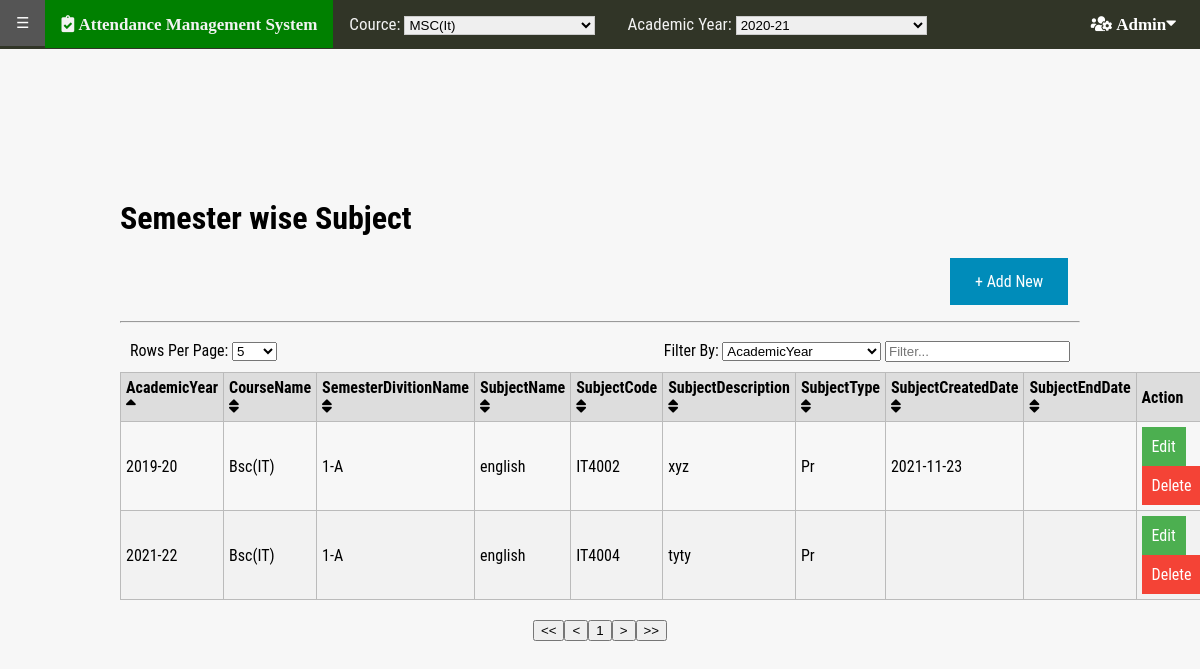
/Attendance/admin/semesterwisesubject.php (signed in), run on the app's committed database.
### tables this page shows
CREATE TABLE `tbl_semester_subject` (
  `SemesterSubjectID` int(11) NOT NULL,
  `CourseSemesterID` int(11) NOT NULL,
  `SubjectID` int(11) NOT NULL,
  `SubjectCode` varchar(10) NOT NULL,
  `SubjectDescription` varchar(50) NOT NULL,
  `SubjectType` varchar(3) NOT NULL,
  `SubjectCreatedDate` date DEFAULT NULL,
  `SubjectEndDate` date DEFAULT NULL
);

CREATE TABLE `tbl_academicyear` (
  `AcademicYearID` int(11) NOT NULL,
  `AcademicYear` varchar(7) NOT NULL,
  `AcademicYearCreatedAt` date NOT NULL,
  `AcademicYearEndAt` date DEFAULT NULL
);

CREATE TABLE `tbl_course` (
  `CourseID` int(11) NOT NULL,
  `CourseName` varchar(20) NOT NULL,
  `CourseDescription` varchar(50) NOT NULL,
  `CourseCreatedAt` date NOT NULL
);

CREATE TABLE `tbl_semester_divition` (
  `SemesterDivitionID` int(11) NOT NULL,
  `SemesterName` int(2) NOT NULL,
  `DivitionName` varchar(2) NOT NULL
);

CREATE TABLE `tbl_subject` (
  `SubjectID` int(11) NOT NULL,
  `SubjectName` varchar(20) NOT NULL
);

### Attendance/config.php (called while the page is built, shortened)
<?php
    class Database
    {
        public function connection()
        {
            $this->hostname="localhost";
            $this->username="urvish";
            $this->password="urvish";
            $this->database="attendance";
            $con=new mysqli($this->hostname,$this->username,$this->password,$this->database);
            if($con->connect_error)
            {
                return die("<br> Error:".$con->connect_error);
            }
            else
            {
                return  $con;
            }
        }
    }
?>

### Attendance/database/user.php (called while the page is built, shortened)
<?php
    include __DIR__.'/../config.php';
    class User extends Database
    {
        public function checkUserExistanceForAllPage($username,$password,$usertype)
	    {
            $q="select * from tbl_user where Username='$username' and Password='$password' and Usertype='$usertype' and UserDeletedAt IS NULL and UserStatus='1'";
            return $this->connection()->query($q);
        }
        public function encrypt($plainText)
        {
            $ciphering="AES-128-CTR";
            $option=0;
            $encryption_iv='1234567890123456';
            $encryption_key="hello";
            return openssl_encrypt($plainText,$ciphering,$encryption_key,$option,$encryption_iv);
        }
    }
?>

### Attendance/admin/semesterwisesubject.php (the view, shortened to what this page needs)
<?php
	include __DIR__.'/../database/user.php';
	$user=new User();
	$con=$user->connection();
	$rows=$user->checkUserExistanceForAllPage($_SESSION["username"],$_SESSION["password"],$_SESSION["usertype"]);
	if($rows->num_rows>0)
	{
	  	include 'header.php';
	}
	else
	{
	  echo "result 0";
	  header("location:/Attendance/index.php");
	}
?>
<!doctype html>
<html>
<head>
	<link href="https://www.jqueryscript.net/css/jquerysctipttop.css" rel="stylesheet" type="text/css">
	<link rel="stylesheet" href="https://maxcdn.bootstrapcdn.com/font-awesome/4.7.0/css/font-awesome.min.css">
</head>
<body>
	<div class="container">
		<header>
			<p>
			<h1>Semester wise Subject</h1>
			<a href="addsemesterwisesubject.php"> + Add New</a>
			</p>
			<hr>
		</header>
		<table class="tablemanager">
		<?php
		$q="SELECT
			tbl_semester_subject.*,
			tbl_subject.*,
			tbl_course_semester.*,
			tbl_academicyear.*,
			tbl_course.*,
			tbl_semester_divition.*
		FROM
			tbl_semester_subject
		INNER JOIN tbl_course_semester on tbl_semester_subject.CourseSemesterID=tbl_course_semester.CourseSemesterID
		INNER JOIN tbl_subject on tbl_semester_subject.SubjectID=tbl_subject.SubjectID
		INNER JOIN tbl_academicyear on tbl_course_semester.AcademicYearID=tbl_academicyear.AcademicYearID
		INNER JOIN tbl_course on tbl_course_semester.CourseID=tbl_course.CourseID
		INNER JOIN tbl_semester_divition on tbl_course_semester.SemesterDivitionID=tbl_semester_divition.SemesterDivitionID
		WHERE tbl_academicyear.AcademicYearEndAt is null and tbl_course_semester.SemesterEndDate is null";
        $result=$con->query($q);
        if($result->num_rows > 0)
        {
			echo "<thead>
					<tr>
                        <th>"."AcademicYear"."</th>
                        <th>"."CourseName"."</th>
                        <th>"."SemesterDivitionName"."</th>
                        <th>"."SubjectName"."</th>
                        <th>"."SubjectCode"."</th>
                        <th>"."SubjectDescription"."</th>
                        <th>"."SubjectType"."</th>
                        <th>"."SubjectCreatedDate"."</th>
                        <th>"."SubjectEndDate"."</th>
                    	<th>"."Action"."</th>
                    </tr>
					</thead>"
            	;
			echo "<tbody>";
            foreach($result as $row)
            {
				echo "<tr>".
                        "<td>".$row['AcademicYear']."</td>".
                        "<td>".$row['CourseName']."</td>".
                        "<td>".$row['SemesterName']."-".$row['DivitionName']."</td>".
                        "<td>".$row['SubjectName']."</td>".
                        "<td>".$row['SubjectCode']."</td>".
                        "<td>".$row['SubjectDescription']."</td>".
                        "<td>".$row['SubjectType']."</td>".
                        "<td>".$row['SubjectCreatedDate']."</td>".
                        "<td>".$row['SubjectEndDate']."</td>".
                        "<td>"."<a href=\"editsemesterwisesubject.php?SemesterSubjectID=".$user->encrypt($row['SemesterSubjectID'])."\" class=\"button\" style=\"background-color: #4CAF50;padding:10px;margin:0px;\">Edit</a> <a href=\"deletesemesterwisesubject.php?SemesterSubjectID=".$row['SemesterSubjectID']."\" class=\"button\" style=\"background-color: #f44336; padding:10px; margin:0px; \">Delete</a> "."</td>".
                     "</tr>";
            }
			echo "</tbody>";
        }
        else
        {
            echo "<br> result 0";
        }?>
		</table>
	</div>
</body>
</html>

### Attendance/admin/semesterwisesubject.php (style rules this page uses)
body { font-family: "Roboto Condensed", Helvetica, sans-serif; background-color: #f7f7f7; }
.container { margin: 150px auto; max-width: 960px; }
a { text-decoration: none; }
table { width: 100%; border-collapse: collapse; margin-top: 20px; margin-bottom: 20px; }
table, th, td { border: 1px solid #bbb; text-align: left; }
th { background-color: #ddd; }
th, td { padding: 5px; }
.tablemanager th.sorterHeader { cursor: pointer; }
.tablemanager th.sorterHeader:after { content: " \f0dc"; font-family: "FontAwesome"; }
.tablemanager th.sortingAsc:after { content: " \f0de"; font-family: "FontAwesome"; }
header a:link,header a:visited { background-color: #008CBA; color: white; padding: 14px 25px; text-align: center; text-decoration: none; display: inline-block; margin-left: 830px; }
.button { border: none; color: white; text-align: center; text-decoration: none; display: inline-block; font-size: 16px; margin: 4px 32px; cursor: pointer; }

### data on the page
tbl_semester_subject: tbl_academicyear.AcademicYear "2019-20", tbl_course.CourseName "Bsc(IT)", tbl_semester_divition.SemesterName "1", tbl_semester_divition.DivitionName "A", SubjectID.SubjectName "english", SubjectCode "IT4002", SubjectDescription "xyz", SubjectType "Pr", SubjectCreatedDate "2021-11-23"
tbl_semester_subject: tbl_academicyear.AcademicYear "2021-22", tbl_course.CourseName "Bsc(IT)", tbl_semester_divition.SemesterName "1", tbl_semester_divition.DivitionName "A", SubjectID.SubjectName "english", SubjectCode "IT4004", SubjectDescription "tyty", SubjectType "Pr"
